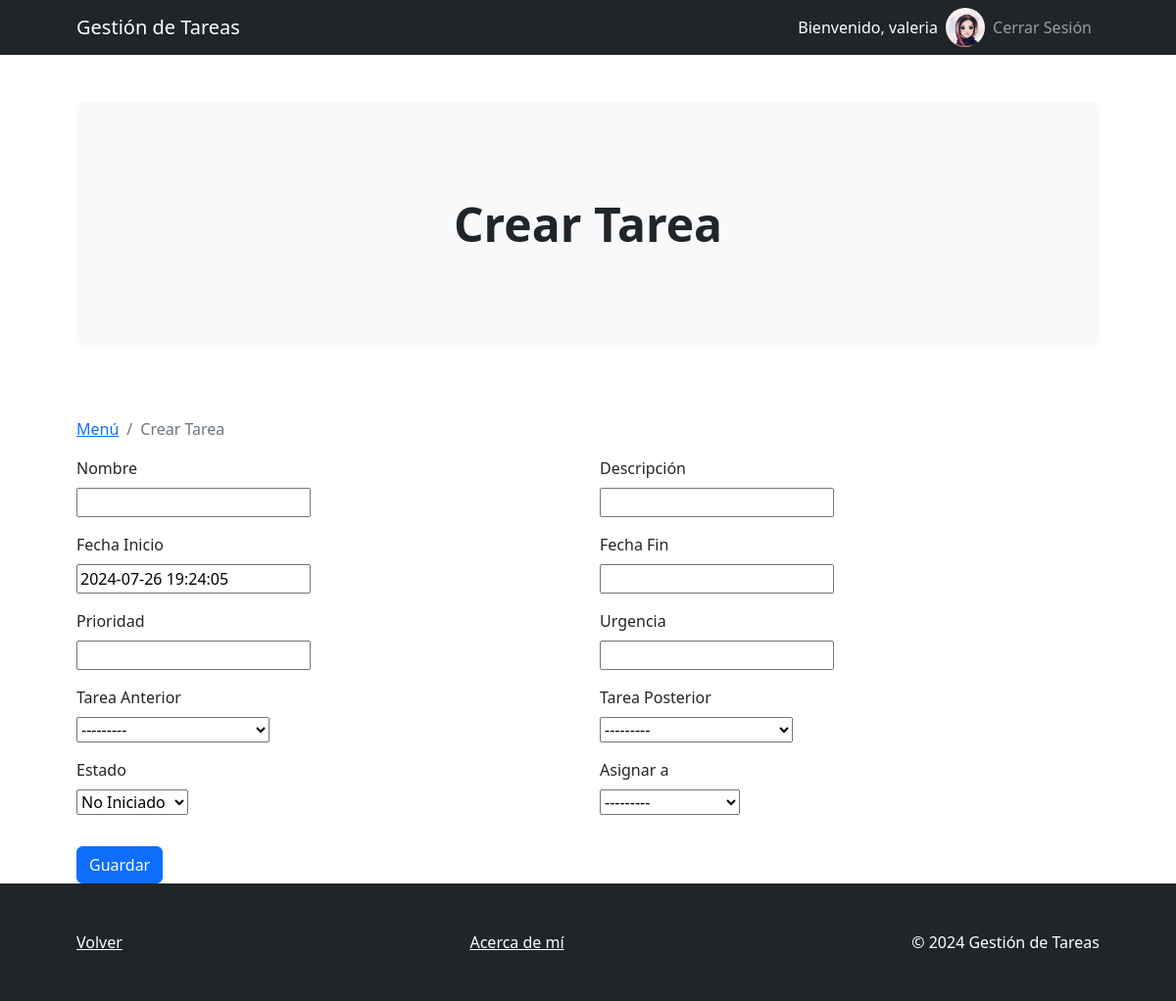
The app's page /tareas/crear/ (signed in) with its own data.
### derivadorDeTareasApp/models.py (models this page shows, shortened)
class Usuario(AbstractBaseUser, PermissionsMixin):
    id_unico = models.UUIDField(default=uuid.uuid4, editable=False, unique=True)
    email = models.EmailField(max_length=255, unique=True)
    nombre = models.CharField(max_length=255)
    apellido = models.CharField(max_length=255)
    avatar = models.ImageField(upload_to='avatars/', blank=True, null=True)
    is_active = models.BooleanField(default=True)
    is_admin = models.BooleanField(default=False)
    groups = models.ManyToManyField(
        Group,
        related_name='custom_usuario_set',  # Nombre de relación inversa personalizado
        blank=True,
        help_text='The groups this user belongs to. A user will get all permissions granted to each of their groups.',
        related_query_name='custom_usuario',
    )
    user_permissions = models.ManyToManyField(
        Permission,
        related_name='custom_usuario_set',  # Nombre de relación inversa personalizado
        blank=True,
        help_text='Specific permissions for this user.',
        related_query_name='custom_usuario',
    )
    objects = UsuarioManager()
    USERNAME_FIELD = 'email'
    REQUIRED_FIELDS = ['nombre', 'apellido']
    def __str__(self):
        return f'{self.nombre} {self.apellido}'

### derivadorDeTareasApp/views.py (the view)
# urls.py: path('tareas/crear/', views.crear_tarea, name='crear_tarea'),
@login_required
def crear_tarea(request):
    if request.method == 'POST':
        form = TareaForm(request.POST)
        if form.is_valid():
            tarea = form.save(commit=False)
            tarea.asignada_por = request.user
            tarea.save()
            messages.success(request, 'Se generó el registro.')
            return redirect('lista_tareas')
    else:
        form = TareaForm()
    return render(request, 'tareas/crear_tarea.html', {'form': form})

### derivadorDeTareasApp/forms.py
class TareaForm(forms.ModelForm):
    class Meta:
        model = Tarea
        fields = ['nombre', 'descripcion', 'fecha_inicio', 'fecha_fin', 'prioridad', 'urgencia', 'tarea_anterior', 'tarea_posterior', 'estado', 'usuario']
    def __init__(self, *args, **kwargs):
        super(TareaForm, self).__init__(*args, **kwargs)
        self.fields['nombre'].required = True
        self.fields['fecha_fin'].required = True

### derivadorDeTareasApp/models.py (called while the page is built)
    def __str__(self):
        return self.nombre

### derivadorDeTareasApp/templates/tareas/crear_tarea.html (shortened to what this page needs)
{% extends 'base.html' %}
{% block breadcrumb %}
<a href="{% if user.is_superuser %}{% url 'menu_admin' %}{% else %}{% url 'menu_usuario' %}{% endif %}" class="breadcrumb-item">Menú</a>
<span class="breadcrumb-item active">Crear Tarea</span>
{% endblock %}
{% block header %}
<div class="m-4 m-lg-5">
    <h2 class="display-5 fw-bold">Crear Tarea</h2>
</div>
{% endblock %}
{% block content %}
<form method="post" class="needs-validation" novalidate>
    <div class="row mb-3">
        <div class="col-md-6">
            <label for="id_nombre" class="form-label text-left d-block">Nombre</label>
            <div class="text-right">
                {{ form.nombre }}
            </div>
        </div>
        <div class="col-md-6">
            <label for="id_descripcion" class="form-label text-left d-block">Descripción</label>
            <div class="text-right">
                {{ form.descripcion }}
            </div>
        </div>
    </div>
    <div class="row mb-3">
        <div class="col-md-6">
            <label for="id_fecha_inicio" class="form-label text-left d-block">Fecha Inicio</label>
            <div class="text-right">
                {{ form.fecha_inicio }}
            </div>
        </div>
        <div class="col-md-6">
            <label for="id_fecha_fin" class="form-label text-left d-block">Fecha Fin</label>
            <div class="text-right">
                {{ form.fecha_fin }}
            </div>
        </div>
    </div>
    <div class="row mb-3">
        <div class="col-md-6">
            <label for="id_prioridad" class="form-label text-left d-block">Prioridad</label>
            <div class="text-right">
                {{ form.prioridad }}
            </div>
        </div>
        <div class="col-md-6">
            <label for="id_urgencia" class="form-label text-left d-block">Urgencia</label>
            <div class="text-right">
                {{ form.urgencia }}
            </div>
        </div>
    </div>
    <div class="row mb-3">
        <div class="col-md-6">
            <label for="id_tarea_anterior" class="form-label text-left d-block">Tarea Anterior</label>
            <div class="text-right">
                {{ form.tarea_anterior }}
            </div>
        </div>
        <div class="col-md-6">
            <label for="id_tarea_posterior" class="form-label text-left d-block">Tarea Posterior</label>
            <div class="text-right">
                {{ form.tarea_posterior }}
            </div>
        </div>
    </div>
    <div class="row mb-3">
        <div class="col-md-6">
            <label for="id_estado" class="form-label text-left d-block">Estado</label>
            <div class="text-right">
                {{ form.estado }}
            </div>
        </div>
        <div class="col-md-6">
            <label for="id_usuario" class="form-label text-left d-block">Asignar a</label>
            <div class="text-right">
                {{ form.usuario }}
            </div>
        </div>
    </div>
    <button type="submit" class="btn btn-primary mt-3">Guardar</button>
</form>
{% endblock %}

### derivadorDeTareasApp/templates/base.html (shortened to what this page needs)
<!DOCTYPE html>
<html lang="en">
<head>
    {% load static %}
    <link href="https://cdn.jsdelivr.net/npm/bootstrap-icons@1.4.1/font/bootstrap-icons.css" rel="stylesheet" />
    <link href="{% static 'css/styles_base.css' %}" rel="stylesheet" />
</head>
<body>
    <nav class="navbar navbar-expand-lg navbar-dark bg-dark">
        <div class="container px-lg-5">
            <a class="navbar-brand" href="{% url 'inicio' %}">Gestión de Tareas</a>
            <div class="collapse navbar-collapse" id="navbarSupportedContent">
                <ul class="navbar-nav ms-auto mb-2 mb-lg-0">
                    {% if user.is_authenticated %}
                        <li class="nav-item">
                            <span class="nav-link text-white">Bienvenido, {{ user.nombre }}</span>
                        </li>
                        <li class="nav-item">
                            <img src="{% if user.avatar %}{{ user.avatar.url }}{% else %}{% static 'avatars/default.png' %}{% endif %}" class="rounded-circle" height="40" alt="Avatar">
                        </li>
                        <li class="nav-item">
                            <a class="nav-link" href="{% url 'logout_view' %}">Cerrar Sesión</a>
                        </li>
                    {% else %}
                        <li class="nav-item">
                            <a class="nav-link" href="{% url 'registro' %}">Registrarse</a>
                        </li>
                    {% endif %}
                </ul>
            </div>
        </div>
    </nav>
    <header class="py-5">
        <div class="container px-lg-5">
            <div class="p-4 p-lg-5 bg-light rounded-3 text-center">
                {% block header %}{% endblock %}
            </div>
        </div>
    </header>
    <section class="pt-4">
        <div class="container px-lg-5">
            <div class="breadcrumb">
                {% block breadcrumb %}
                {% endblock %}
            </div>
            {% block content %}{% endblock %}
        </div>
    </section>
    <footer class="py-5 bg-dark">
        <div class="container px-lg-5">
            <div class="d-flex justify-content-between">
                <a href="javascript:history.back()" class="text-white">Volver</a>
                <a href="{% url 'acerca_de' %}" class="text-white text-center">Acerca de mí</a>
                <p class="m-0 text-center text-white">&copy; 2024 Gestión de Tareas</p>
            </div>
        </div>
    </footer>
</body>
</html>

### records on screen
Usuario: nombre "valeria", avatar (picture)
